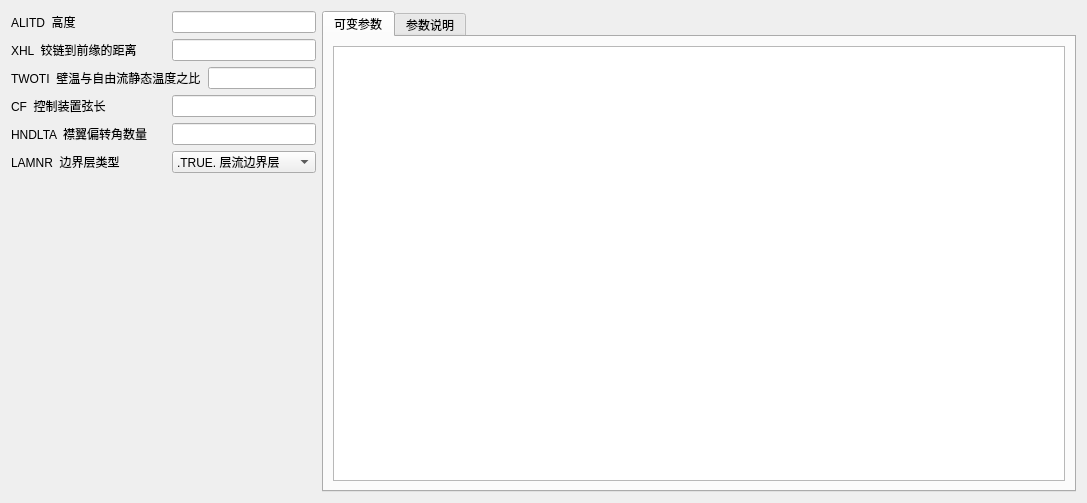
<?xml version="1.0" encoding="UTF-8"?>
<ui version="4.0">
 <class>HYPEFF</class>
 <widget class="QWidget" name="HYPEFF">
  <property name="geometry">
   <rect>
    <x>0</x>
    <y>0</y>
    <width>1087</width>
    <height>503</height>
   </rect>
  </property>
  <property name="windowTitle">
   <string>高超声速襟翼参数</string>
  </property>
  <layout class="QHBoxLayout" name="horizontalLayout">
   <item>
    <layout class="QVBoxLayout" name="verticalLayout">
     <item>
      <layout class="QHBoxLayout" name="horizontalLayout_2">
       <item>
        <widget class="QLabel" name="label_2">
         <property name="text">
          <string>ALITD  高度</string>
         </property>
        </widget>
       </item>
       <item>
        <spacer name="horizontalSpacer_2">
         <property name="orientation">
          <enum>Qt::Horizontal</enum>
         </property>
         <property name="sizeType">
          <enum>QSizePolicy::Preferred</enum>
         </property>
         <property name="sizeHint" stdset="0">
          <size>
           <width>10</width>
           <height>20</height>
          </size>
         </property>
        </spacer>
       </item>
       <item>
        <widget class="QLineEdit" name="ALITD">
         <property name="sizePolicy">
          <sizepolicy hsizetype="Preferred" vsizetype="Fixed">
           <horstretch>0</horstretch>
           <verstretch>0</verstretch>
          </sizepolicy>
         </property>
         <property name="minimumSize">
          <size>
           <width>80</width>
           <height>0</height>
          </size>
         </property>
         <property name="toolTip">
          <string> altitude | 高度 </string>
         </property>
        </widget>
       </item>
      </layout>
     </item>
     <item>
      <layout class="QHBoxLayout" name="horizontalLayout_3">
       <item>
        <widget class="QLabel" name="label_3">
         <property name="text">
          <string>XHL  铰链到前缘的距离</string>
         </property>
        </widget>
       </item>
       <item>
        <spacer name="horizontalSpacer_3">
         <property name="orientation">
          <enum>Qt::Horizontal</enum>
         </property>
         <property name="sizeType">
          <enum>QSizePolicy::Preferred</enum>
         </property>
         <property name="sizeHint" stdset="0">
          <size>
           <width>10</width>
           <height>20</height>
          </size>
         </property>
        </spacer>
       </item>
       <item>
        <widget class="QLineEdit" name="XHL">
         <property name="sizePolicy">
          <sizepolicy hsizetype="Preferred" vsizetype="Fixed">
           <horstretch>0</horstretch>
           <verstretch>0</verstretch>
          </sizepolicy>
         </property>
         <property name="minimumSize">
          <size>
           <width>80</width>
           <height>0</height>
          </size>
         </property>
         <property name="toolTip">
          <string>distance to control hinge line measured from the leading edge   | 铰链到前缘的距离  </string>
         </property>
        </widget>
       </item>
      </layout>
     </item>
     <item>
      <layout class="QHBoxLayout" name="horizontalLayout_4">
       <item>
        <widget class="QLabel" name="label_4">
         <property name="text">
          <string>TWOTI  壁温与自由流静态温度之比</string>
         </property>
        </widget>
       </item>
       <item>
        <spacer name="horizontalSpacer_4">
         <property name="orientation">
          <enum>Qt::Horizontal</enum>
         </property>
         <property name="sizeType">
          <enum>QSizePolicy::Preferred</enum>
         </property>
         <property name="sizeHint" stdset="0">
          <size>
           <width>1</width>
           <height>20</height>
          </size>
         </property>
        </spacer>
       </item>
       <item>
        <widget class="QLineEdit" name="TWOTI">
         <property name="sizePolicy">
          <sizepolicy hsizetype="Preferred" vsizetype="Fixed">
           <horstretch>0</horstretch>
           <verstretch>0</verstretch>
          </sizepolicy>
         </property>
         <property name="minimumSize">
          <size>
           <width>80</width>
           <height>0</height>
          </size>
         </property>
         <property name="toolTip">
          <string> ratio of wall temperature to the free stream static temperature | 壁温与自由流静态温度之比 </string>
         </property>
        </widget>
       </item>
      </layout>
     </item>
     <item>
      <layout class="QHBoxLayout" name="horizontalLayout_5">
       <item>
        <widget class="QLabel" name="label_5">
         <property name="text">
          <string>CF  控制装置弦长</string>
         </property>
        </widget>
       </item>
       <item>
        <spacer name="horizontalSpacer_5">
         <property name="orientation">
          <enum>Qt::Horizontal</enum>
         </property>
         <property name="sizeType">
          <enum>QSizePolicy::Preferred</enum>
         </property>
         <property name="sizeHint" stdset="0">
          <size>
           <width>10</width>
           <height>20</height>
          </size>
         </property>
        </spacer>
       </item>
       <item>
        <widget class="QLineEdit" name="CF">
         <property name="sizePolicy">
          <sizepolicy hsizetype="Preferred" vsizetype="Fixed">
           <horstretch>0</horstretch>
           <verstretch>0</verstretch>
          </sizepolicy>
         </property>
         <property name="minimumSize">
          <size>
           <width>80</width>
           <height>0</height>
          </size>
         </property>
         <property name="toolTip">
          <string> control chord length      | 控制装置弦长</string>
         </property>
        </widget>
       </item>
      </layout>
     </item>
     <item>
      <layout class="QHBoxLayout" name="horizontalLayout_6">
       <item>
        <widget class="QLabel" name="label_6">
         <property name="text">
          <string>HNDLTA  襟翼偏转角数量</string>
         </property>
        </widget>
       </item>
       <item>
        <spacer name="horizontalSpacer_6">
         <property name="orientation">
          <enum>Qt::Horizontal</enum>
         </property>
         <property name="sizeType">
          <enum>QSizePolicy::Preferred</enum>
         </property>
         <property name="sizeHint" stdset="0">
          <size>
           <width>10</width>
           <height>20</height>
          </size>
         </property>
        </spacer>
       </item>
       <item>
        <widget class="QLineEdit" name="HNDLTA">
         <property name="sizePolicy">
          <sizepolicy hsizetype="Preferred" vsizetype="Fixed">
           <horstretch>0</horstretch>
           <verstretch>0</verstretch>
          </sizepolicy>
         </property>
         <property name="minimumSize">
          <size>
           <width>80</width>
           <height>0</height>
          </size>
         </property>
         <property name="toolTip">
          <string>number of flap deflection angles （maximum of 10） |  襟翼偏转角数量     | 
</string>
         </property>
        </widget>
       </item>
      </layout>
     </item>
     <item>
      <layout class="QHBoxLayout" name="horizontalLayout_7">
       <item>
        <widget class="QLabel" name="label_7">
         <property name="text">
          <string>LAMNR  边界层类型</string>
         </property>
        </widget>
       </item>
       <item>
        <spacer name="horizontalSpacer_7">
         <property name="orientation">
          <enum>Qt::Horizontal</enum>
         </property>
         <property name="sizeType">
          <enum>QSizePolicy::Preferred</enum>
         </property>
         <property name="sizeHint" stdset="0">
          <size>
           <width>10</width>
           <height>20</height>
          </size>
         </property>
        </spacer>
       </item>
       <item>
        <widget class="QComboBox" name="comboBox_LAMNR">
         <property name="toolTip">
          <string>&lt;html&gt;&lt;head/&gt;&lt;body&gt;&lt;p&gt;=.TRUE. -boundary layer at hinge line is laminar    |  层流边界层&lt;br/&gt;=.FALSE. -boundary layer at hinge line is turbulent |  湍流边界层&lt;br/&gt;&lt;/p&gt;&lt;/body&gt;&lt;/html&gt;</string>
         </property>
         <item>
          <property name="text">
           <string>.TRUE. 层流边界层</string>
          </property>
         </item>
         <item>
          <property name="text">
           <string>.FALSE. 湍流边界层</string>
          </property>
         </item>
        </widget>
       </item>
      </layout>
     </item>
     <item>
      <spacer name="verticalSpacer">
       <property name="orientation">
        <enum>Qt::Vertical</enum>
       </property>
       <property name="sizeHint" stdset="0">
        <size>
         <width>20</width>
         <height>40</height>
        </size>
       </property>
      </spacer>
     </item>
    </layout>
   </item>
   <item>
    <widget class="QTabWidget" name="tabWidget_input">
     <property name="currentIndex">
      <number>0</number>
     </property>
     <widget class="QWidget" name="tab_4">
      <attribute name="title">
       <string>可变参数</string>
      </attribute>
      <layout class="QHBoxLayout" name="horizontalLayout_19">
       <item>
        <widget class="QTableWidget" name="tableWidget_controlAngle"/>
       </item>
      </layout>
     </widget>
     <widget class="QWidget" name="tab_3">
      <attribute name="title">
       <string>参数说明</string>
      </attribute>
      <layout class="QHBoxLayout" name="horizontalLayout_17">
       <item>
        <widget class="QTextBrowser" name="textBrowser">
         <property name="html">
          <string>&lt;!DOCTYPE HTML PUBLIC &quot;-//W3C//DTD HTML 4.0//EN&quot; &quot;http://www.w3.org/TR/REC-html40/strict.dtd&quot;&gt;
&lt;html&gt;&lt;head&gt;&lt;meta name=&quot;qrichtext&quot; content=&quot;1&quot; /&gt;&lt;style type=&quot;text/css&quot;&gt;
p, li { white-space: pre-wrap; }
&lt;/style&gt;&lt;/head&gt;&lt;body style=&quot; font-family:'SimSun'; font-size:9pt; font-weight:400; font-style:normal;&quot;&gt;
&lt;p style=&quot; margin-top:0px; margin-bottom:0px; margin-left:0px; margin-right:0px; -qt-block-indent:0; text-indent:0px;&quot;&gt;  &lt;/p&gt;
&lt;p style=&quot; margin-top:0px; margin-bottom:0px; margin-left:0px; margin-right:0px; -qt-block-indent:0; text-indent:0px;&quot;&gt;&lt;a name=&quot;readme&quot;&gt;&lt;/a&gt;    &lt;/p&gt;
&lt;p style=&quot; margin-top:18px; margin-bottom:12px; margin-left:0px; margin-right:0px; -qt-block-indent:0; text-indent:0px;&quot;&gt;&lt;a name=&quot;user-content-namelist-trnjet选项卡&quot;&gt;&lt;/a&gt;&lt;span style=&quot; font-size:xx-large; font-weight:600;&quot;&gt;N&lt;/span&gt;&lt;span style=&quot; font-size:xx-large; font-weight:600;&quot;&gt;AMELIST TRNJET选项卡&lt;/span&gt;&lt;/p&gt;
&lt;p style=&quot; margin-top:16px; margin-bottom:12px; margin-left:0px; margin-right:0px; -qt-block-indent:0; text-indent:0px;&quot;&gt;&lt;a name=&quot;user-content-transverse-jet-control-input--横向喷流控制装置的输入项&quot;&gt;&lt;/a&gt;&lt;span style=&quot; font-size:x-large; font-weight:600;&quot;&gt;t&lt;/span&gt;&lt;span style=&quot; font-size:x-large; font-weight:600;&quot;&gt;ransverse-jet control input  横向喷流控制装置的输入项&lt;/span&gt;&lt;/p&gt;
&lt;p style=&quot; margin-top:12px; margin-bottom:12px; margin-left:0px; margin-right:0px; -qt-block-indent:0; text-indent:0px;&quot;&gt;&lt;br /&gt;Input for NAMELIST TRNJET&lt;br /&gt;&lt;/p&gt;
&lt;p style=&quot; margin-top:14px; margin-bottom:12px; margin-left:0px; margin-right:0px; -qt-block-indent:0; text-indent:0px;&quot;&gt;&lt;a name=&quot;user-content-参数示意图&quot;&gt;&lt;/a&gt;&lt;span style=&quot; font-size:large; font-weight:600;&quot;&gt;参&lt;/span&gt;&lt;span style=&quot; font-size:large; font-weight:600;&quot;&gt;数示意图&lt;/span&gt;&lt;/p&gt;
&lt;p style=&quot; margin-top:12px; margin-bottom:12px; margin-left:0px; margin-right:0px; -qt-block-indent:0; text-indent:0px;&quot;&gt;&lt;img src=&quot;wiki/fig/TRNJET.png&quot; /&gt;&lt;br /&gt;&lt;/p&gt;
&lt;p style=&quot; margin-top:14px; margin-bottom:12px; margin-left:0px; margin-right:0px; -qt-block-indent:0; text-indent:0px;&quot;&gt;&lt;a name=&quot;user-content-参数表&quot;&gt;&lt;/a&gt;&lt;span style=&quot; font-size:large; font-weight:600;&quot;&gt;参&lt;/span&gt;&lt;span style=&quot; font-size:large; font-weight:600;&quot;&gt;数表&lt;/span&gt;&lt;/p&gt;
&lt;p style=&quot; margin-top:12px; margin-bottom:12px; margin-left:0px; margin-right:0px; -qt-block-indent:0; text-indent:0px;&quot;&gt;&lt;img src=&quot;wiki/fig/TRNJET-para.png&quot; /&gt;&lt;br /&gt;&lt;/p&gt;
&lt;p style=&quot; margin-top:16px; margin-bottom:12px; margin-left:0px; margin-right:0px; -qt-block-indent:0; text-indent:0px;&quot;&gt;&lt;a name=&quot;user-content-参数表-1&quot;&gt;&lt;/a&gt;&lt;span style=&quot; font-size:x-large; font-weight:600;&quot;&gt;参&lt;/span&gt;&lt;span style=&quot; font-size:x-large; font-weight:600;&quot;&gt;数表&lt;/span&gt;&lt;/p&gt;
&lt;table border=&quot;0&quot; style=&quot; margin-top:0px; margin-bottom:0px; margin-left:0px; margin-right:0px;&quot; cellspacing=&quot;2&quot; cellpadding=&quot;0&quot;&gt;&lt;thead&gt;
&lt;tr&gt;
&lt;td&gt;
&lt;p align=&quot;center&quot; style=&quot; margin-top:0px; margin-bottom:0px; margin-left:0px; margin-right:0px; -qt-block-indent:0; text-indent:0px;&quot;&gt;&lt;span style=&quot; font-weight:600;&quot;&gt;工程量&lt;/span&gt;&lt;/p&gt;&lt;/td&gt;
&lt;td&gt;
&lt;p align=&quot;center&quot; style=&quot; margin-top:0px; margin-bottom:0px; margin-left:0px; margin-right:0px; -qt-block-indent:0; text-indent:0px;&quot;&gt;&lt;span style=&quot; font-weight:600;&quot;&gt;VariableName&lt;/span&gt;&lt;/p&gt;&lt;/td&gt;
&lt;td&gt;
&lt;p style=&quot; margin-top:0px; margin-bottom:0px; margin-left:0px; margin-right:0px; -qt-block-indent:0; text-indent:0px;&quot;&gt;&lt;span style=&quot; font-weight:600;&quot;&gt;别名&lt;/span&gt;&lt;/p&gt;&lt;/td&gt;
&lt;td&gt;
&lt;p align=&quot;center&quot; style=&quot; margin-top:0px; margin-bottom:0px; margin-left:0px; margin-right:0px; -qt-block-indent:0; text-indent:0px;&quot;&gt;&lt;span style=&quot; font-weight:600;&quot;&gt;长度限制&lt;/span&gt;&lt;/p&gt;&lt;/td&gt;
&lt;td&gt;
&lt;p style=&quot; margin-top:0px; margin-bottom:0px; margin-left:0px; margin-right:0px; -qt-block-indent:0; text-indent:0px;&quot;&gt;&lt;span style=&quot; font-weight:600;&quot;&gt;Definition&lt;/span&gt;&lt;/p&gt;&lt;/td&gt;
&lt;td&gt;
&lt;p style=&quot; margin-top:0px; margin-bottom:0px; margin-left:0px; margin-right:0px; -qt-block-indent:0; text-indent:0px;&quot;&gt;&lt;span style=&quot; font-weight:600;&quot;&gt;参数说明&lt;/span&gt;&lt;/p&gt;&lt;/td&gt;&lt;/tr&gt;&lt;/thead&gt;
&lt;tr&gt;
&lt;td&gt;&lt;/td&gt;
&lt;td&gt;
&lt;p align=&quot;center&quot; style=&quot; margin-top:0px; margin-bottom:0px; margin-left:0px; margin-right:0px; -qt-block-indent:0; text-indent:0px;&quot;&gt;NT&lt;/p&gt;&lt;/td&gt;
&lt;td&gt;
&lt;p style=&quot; margin-top:0px; margin-bottom:0px; margin-left:0px; margin-right:0px; -qt-block-indent:0; text-indent:0px;&quot;&gt;时间历程值的个数&lt;/p&gt;&lt;/td&gt;
&lt;td&gt;
&lt;p align=&quot;center&quot; style=&quot; margin-top:0px; margin-bottom:0px; margin-left:0px; margin-right:0px; -qt-block-indent:0; text-indent:0px;&quot;&gt;0&lt;/p&gt;&lt;/td&gt;
&lt;td&gt;
&lt;p style=&quot; margin-top:0px; margin-bottom:0px; margin-left:0px; margin-right:0px; -qt-block-indent:0; text-indent:0px;&quot;&gt;number of time history values,maximum of 10&lt;/p&gt;&lt;/td&gt;
&lt;td&gt;
&lt;p style=&quot; margin-top:0px; margin-bottom:0px; margin-left:0px; margin-right:0px; -qt-block-indent:0; text-indent:0px;&quot;&gt;时间历史值的个数&lt;/p&gt;&lt;/td&gt;&lt;/tr&gt;
&lt;tr&gt;
&lt;td&gt;
&lt;p align=&quot;center&quot; style=&quot; margin-top:0px; margin-bottom:0px; margin-left:0px; margin-right:0px; -qt-block-indent:0; text-indent:0px;&quot;&gt;t&lt;/p&gt;&lt;/td&gt;
&lt;td&gt;
&lt;p align=&quot;center&quot; style=&quot; margin-top:0px; margin-bottom:0px; margin-left:0px; margin-right:0px; -qt-block-indent:0; text-indent:0px;&quot;&gt;TIME&lt;/p&gt;&lt;/td&gt;
&lt;td&gt;
&lt;p style=&quot; margin-top:0px; margin-bottom:0px; margin-left:0px; margin-right:0px; -qt-block-indent:0; text-indent:0px;&quot;&gt;时间历程&lt;/p&gt;&lt;/td&gt;
&lt;td&gt;
&lt;p align=&quot;center&quot; style=&quot; margin-top:0px; margin-bottom:0px; margin-left:0px; margin-right:0px; -qt-block-indent:0; text-indent:0px;&quot;&gt;10&lt;/p&gt;&lt;/td&gt;
&lt;td&gt;
&lt;p style=&quot; margin-top:0px; margin-bottom:0px; margin-left:0px; margin-right:0px; -qt-block-indent:0; text-indent:0px;&quot;&gt;time history&lt;/p&gt;&lt;/td&gt;
&lt;td&gt;
&lt;p style=&quot; margin-top:0px; margin-bottom:0px; margin-left:0px; margin-right:0px; -qt-block-indent:0; text-indent:0px;&quot;&gt;时间历史&lt;/p&gt;&lt;/td&gt;&lt;/tr&gt;
&lt;tr&gt;
&lt;td&gt;
&lt;p align=&quot;center&quot; style=&quot; margin-top:0px; margin-bottom:0px; margin-left:0px; margin-right:0px; -qt-block-indent:0; text-indent:0px;&quot;&gt;Fc&lt;/p&gt;&lt;/td&gt;
&lt;td&gt;
&lt;p align=&quot;center&quot; style=&quot; margin-top:0px; margin-bottom:0px; margin-left:0px; margin-right:0px; -qt-block-indent:0; text-indent:0px;&quot;&gt;FC&lt;/p&gt;&lt;/td&gt;
&lt;td&gt;
&lt;p style=&quot; margin-top:0px; margin-bottom:0px; margin-left:0px; margin-right:0px; -qt-block-indent:0; text-indent:0px;&quot;&gt;配平所需的控制力的时间历程&lt;/p&gt;&lt;/td&gt;
&lt;td&gt;
&lt;p align=&quot;center&quot; style=&quot; margin-top:0px; margin-bottom:0px; margin-left:0px; margin-right:0px; -qt-block-indent:0; text-indent:0px;&quot;&gt;10&lt;/p&gt;&lt;/td&gt;
&lt;td&gt;
&lt;p style=&quot; margin-top:0px; margin-bottom:0px; margin-left:0px; margin-right:0px; -qt-block-indent:0; text-indent:0px;&quot;&gt;time history of control force required to trim&lt;/p&gt;&lt;/td&gt;
&lt;td&gt;
&lt;p style=&quot; margin-top:0px; margin-bottom:0px; margin-left:0px; margin-right:0px; -qt-block-indent:0; text-indent:0px;&quot;&gt;配平所需的控制力的时间历程&lt;/p&gt;&lt;/td&gt;&lt;/tr&gt;
&lt;tr&gt;
&lt;td&gt;
&lt;p align=&quot;center&quot; style=&quot; margin-top:0px; margin-bottom:0px; margin-left:0px; margin-right:0px; -qt-block-indent:0; text-indent:0px;&quot;&gt;α∞&lt;/p&gt;&lt;/td&gt;
&lt;td&gt;
&lt;p align=&quot;center&quot; style=&quot; margin-top:0px; margin-bottom:0px; margin-left:0px; margin-right:0px; -qt-block-indent:0; text-indent:0px;&quot;&gt;ALPHA&lt;/p&gt;&lt;/td&gt;
&lt;td&gt;
&lt;p style=&quot; margin-top:0px; margin-bottom:0px; margin-left:0px; margin-right:0px; -qt-block-indent:0; text-indent:0px;&quot;&gt;姿态的时间历程&lt;/p&gt;&lt;/td&gt;
&lt;td&gt;
&lt;p align=&quot;center&quot; style=&quot; margin-top:0px; margin-bottom:0px; margin-left:0px; margin-right:0px; -qt-block-indent:0; text-indent:0px;&quot;&gt;10&lt;/p&gt;&lt;/td&gt;
&lt;td&gt;
&lt;p style=&quot; margin-top:0px; margin-bottom:0px; margin-left:0px; margin-right:0px; -qt-block-indent:0; text-indent:0px;&quot;&gt;time history of attitude&lt;/p&gt;&lt;/td&gt;
&lt;td&gt;
&lt;p style=&quot; margin-top:0px; margin-bottom:0px; margin-left:0px; margin-right:0px; -qt-block-indent:0; text-indent:0px;&quot;&gt;姿态的时间历程&lt;/p&gt;&lt;/td&gt;&lt;/tr&gt;
&lt;tr&gt;
&lt;td&gt;&lt;/td&gt;
&lt;td&gt;
&lt;p align=&quot;center&quot; style=&quot; margin-top:0px; margin-bottom:0px; margin-left:0px; margin-right:0px; -qt-block-indent:0; text-indent:0px;&quot;&gt;LAMNRJ&lt;/p&gt;&lt;/td&gt;
&lt;td&gt;
&lt;p style=&quot; margin-top:0px; margin-bottom:0px; margin-left:0px; margin-right:0px; -qt-block-indent:0; text-indent:0px;&quot;&gt;边界层时间历程&lt;/p&gt;&lt;/td&gt;
&lt;td&gt;
&lt;p align=&quot;center&quot; style=&quot; margin-top:0px; margin-bottom:0px; margin-left:0px; margin-right:0px; -qt-block-indent:0; text-indent:0px;&quot;&gt;10&lt;/p&gt;&lt;/td&gt;
&lt;td&gt;
&lt;p style=&quot; margin-top:0px; margin-bottom:0px; margin-left:0px; margin-right:0px; -qt-block-indent:0; text-indent:0px;&quot;&gt;time history of boundary layer,where&lt;br /&gt; =.TRUE. -Boundary layer is laminar at jet&lt;br /&gt; =.FALSE. -Boundary layer is turbulent at jet&lt;/p&gt;&lt;/td&gt;
&lt;td&gt;
&lt;p style=&quot; margin-top:0px; margin-bottom:0px; margin-left:0px; margin-right:0px; -qt-block-indent:0; text-indent:0px;&quot;&gt;边界层时间历程,当&lt;br /&gt; =.TRUE. -层流边界层&lt;br /&gt; =.FALSE. -湍流边界层&lt;/p&gt;&lt;/td&gt;&lt;/tr&gt;
&lt;tr&gt;
&lt;td&gt;
&lt;p align=&quot;center&quot; style=&quot; margin-top:0px; margin-bottom:0px; margin-left:0px; margin-right:0px; -qt-block-indent:0; text-indent:0px;&quot;&gt;b&lt;/p&gt;&lt;/td&gt;
&lt;td&gt;
&lt;p align=&quot;center&quot; style=&quot; margin-top:0px; margin-bottom:0px; margin-left:0px; margin-right:0px; -qt-block-indent:0; text-indent:0px;&quot;&gt;SPAN&lt;/p&gt;&lt;/td&gt;
&lt;td&gt;
&lt;p style=&quot; margin-top:0px; margin-bottom:0px; margin-left:0px; margin-right:0px; -qt-block-indent:0; text-indent:0px;&quot;&gt;流向的喷嘴宽度&lt;/p&gt;&lt;/td&gt;
&lt;td&gt;
&lt;p align=&quot;center&quot; style=&quot; margin-top:0px; margin-bottom:0px; margin-left:0px; margin-right:0px; -qt-block-indent:0; text-indent:0px;&quot;&gt;0&lt;/p&gt;&lt;/td&gt;
&lt;td&gt;
&lt;p style=&quot; margin-top:0px; margin-bottom:0px; margin-left:0px; margin-right:0px; -qt-block-indent:0; text-indent:0px;&quot;&gt;span of nozzle normal to flow direction&lt;/p&gt;&lt;/td&gt;
&lt;td&gt;
&lt;p style=&quot; margin-top:0px; margin-bottom:0px; margin-left:0px; margin-right:0px; -qt-block-indent:0; text-indent:0px;&quot;&gt;来流方向的喷嘴宽度&lt;/p&gt;&lt;/td&gt;&lt;/tr&gt;
&lt;tr&gt;
&lt;td&gt;
&lt;p align=&quot;center&quot; style=&quot; margin-top:0px; margin-bottom:0px; margin-left:0px; margin-right:0px; -qt-block-indent:0; text-indent:0px;&quot;&gt;ø&lt;/p&gt;&lt;/td&gt;
&lt;td&gt;
&lt;p align=&quot;center&quot; style=&quot; margin-top:0px; margin-bottom:0px; margin-left:0px; margin-right:0px; -qt-block-indent:0; text-indent:0px;&quot;&gt;PHE&lt;/p&gt;&lt;/td&gt;
&lt;td&gt;
&lt;p style=&quot; margin-top:0px; margin-bottom:0px; margin-left:0px; margin-right:0px; -qt-block-indent:0; text-indent:0px;&quot;&gt;喷嘴中心线相对于表面法线的倾斜角&lt;/p&gt;&lt;/td&gt;
&lt;td&gt;
&lt;p align=&quot;center&quot; style=&quot; margin-top:0px; margin-bottom:0px; margin-left:0px; margin-right:0px; -qt-block-indent:0; text-indent:0px;&quot;&gt;0&lt;/p&gt;&lt;/td&gt;
&lt;td&gt;
&lt;p style=&quot; margin-top:0px; margin-bottom:0px; margin-left:0px; margin-right:0px; -qt-block-indent:0; text-indent:0px;&quot;&gt;inclination of nozzle center line relative to an axis normal to surface&lt;/p&gt;&lt;/td&gt;
&lt;td&gt;
&lt;p style=&quot; margin-top:0px; margin-bottom:0px; margin-left:0px; margin-right:0px; -qt-block-indent:0; text-indent:0px;&quot;&gt;喷嘴中心线相对于表面法线的倾斜角&lt;/p&gt;&lt;/td&gt;&lt;/tr&gt;
&lt;tr&gt;
&lt;td&gt;
&lt;p align=&quot;center&quot; style=&quot; margin-top:0px; margin-bottom:0px; margin-left:0px; margin-right:0px; -qt-block-indent:0; text-indent:0px;&quot;&gt;Me&lt;/p&gt;&lt;/td&gt;
&lt;td&gt;
&lt;p align=&quot;center&quot; style=&quot; margin-top:0px; margin-bottom:0px; margin-left:0px; margin-right:0px; -qt-block-indent:0; text-indent:0px;&quot;&gt;ME&lt;/p&gt;&lt;/td&gt;
&lt;td&gt;
&lt;p style=&quot; margin-top:0px; margin-bottom:0px; margin-left:0px; margin-right:0px; -qt-block-indent:0; text-indent:0px;&quot;&gt;喷嘴出口马赫数&lt;/p&gt;&lt;/td&gt;
&lt;td&gt;
&lt;p align=&quot;center&quot; style=&quot; margin-top:0px; margin-bottom:0px; margin-left:0px; margin-right:0px; -qt-block-indent:0; text-indent:0px;&quot;&gt;0&lt;/p&gt;&lt;/td&gt;
&lt;td&gt;
&lt;p style=&quot; margin-top:0px; margin-bottom:0px; margin-left:0px; margin-right:0px; -qt-block-indent:0; text-indent:0px;&quot;&gt;nozzle exit mach number&lt;/p&gt;&lt;/td&gt;
&lt;td&gt;
&lt;p style=&quot; margin-top:0px; margin-bottom:0px; margin-left:0px; margin-right:0px; -qt-block-indent:0; text-indent:0px;&quot;&gt;喷嘴出口马赫数&lt;/p&gt;&lt;/td&gt;&lt;/tr&gt;
&lt;tr&gt;
&lt;td&gt;
&lt;p align=&quot;center&quot; style=&quot; margin-top:0px; margin-bottom:0px; margin-left:0px; margin-right:0px; -qt-block-indent:0; text-indent:0px;&quot;&gt;Isp&lt;/p&gt;&lt;/td&gt;
&lt;td&gt;
&lt;p align=&quot;center&quot; style=&quot; margin-top:0px; margin-bottom:0px; margin-left:0px; margin-right:0px; -qt-block-indent:0; text-indent:0px;&quot;&gt;ISP&lt;/p&gt;&lt;/td&gt;
&lt;td&gt;
&lt;p style=&quot; margin-top:0px; margin-bottom:0px; margin-left:0px; margin-right:0px; -qt-block-indent:0; text-indent:0px;&quot;&gt;射流真空比冲&lt;/p&gt;&lt;/td&gt;
&lt;td&gt;
&lt;p align=&quot;center&quot; style=&quot; margin-top:0px; margin-bottom:0px; margin-left:0px; margin-right:0px; -qt-block-indent:0; text-indent:0px;&quot;&gt;0&lt;/p&gt;&lt;/td&gt;
&lt;td&gt;
&lt;p style=&quot; margin-top:0px; margin-bottom:0px; margin-left:0px; margin-right:0px; -qt-block-indent:0; text-indent:0px;&quot;&gt;jet vacuum specific impulse&lt;/p&gt;&lt;/td&gt;
&lt;td&gt;
&lt;p style=&quot; margin-top:0px; margin-bottom:0px; margin-left:0px; margin-right:0px; -qt-block-indent:0; text-indent:0px;&quot;&gt;射流真空比冲&lt;/p&gt;&lt;/td&gt;&lt;/tr&gt;
&lt;tr&gt;
&lt;td&gt;
&lt;p align=&quot;center&quot; style=&quot; margin-top:0px; margin-bottom:0px; margin-left:0px; margin-right:0px; -qt-block-indent:0; text-indent:0px;&quot;&gt;c&lt;/p&gt;&lt;/td&gt;
&lt;td&gt;
&lt;p align=&quot;center&quot; style=&quot; margin-top:0px; margin-bottom:0px; margin-left:0px; margin-right:0px; -qt-block-indent:0; text-indent:0px;&quot;&gt;CC&lt;/p&gt;&lt;/td&gt;
&lt;td&gt;
&lt;p style=&quot; margin-top:0px; margin-bottom:0px; margin-left:0px; margin-right:0px; -qt-block-indent:0; text-indent:0px;&quot;&gt;喷嘴流量系数&lt;/p&gt;&lt;/td&gt;
&lt;td&gt;
&lt;p align=&quot;center&quot; style=&quot; margin-top:0px; margin-bottom:0px; margin-left:0px; margin-right:0px; -qt-block-indent:0; text-indent:0px;&quot;&gt;0&lt;/p&gt;&lt;/td&gt;
&lt;td&gt;
&lt;p style=&quot; margin-top:0px; margin-bottom:0px; margin-left:0px; margin-right:0px; -qt-block-indent:0; text-indent:0px;&quot;&gt;nozzle discharge coefficient&lt;/p&gt;&lt;/td&gt;
&lt;td&gt;
&lt;p style=&quot; margin-top:0px; margin-bottom:0px; margin-left:0px; margin-right:0px; -qt-block-indent:0; text-indent:0px;&quot;&gt;喷嘴流量系数&lt;/p&gt;&lt;/td&gt;&lt;/tr&gt;
&lt;tr&gt;
&lt;td&gt;
&lt;p align=&quot;center&quot; style=&quot; margin-top:0px; margin-bottom:0px; margin-left:0px; margin-right:0px; -qt-block-indent:0; text-indent:0px;&quot;&gt;γ&lt;/p&gt;&lt;/td&gt;
&lt;td&gt;
&lt;p align=&quot;center&quot; style=&quot; margin-top:0px; margin-bottom:0px; margin-left:0px; margin-right:0px; -qt-block-indent:0; text-indent:0px;&quot;&gt;GP&lt;/p&gt;&lt;/td&gt;
&lt;td&gt;
&lt;p style=&quot; margin-top:0px; margin-bottom:0px; margin-left:0px; margin-right:0px; -qt-block-indent:0; text-indent:0px;&quot;&gt;推进剂比热容比&lt;/p&gt;&lt;/td&gt;
&lt;td&gt;
&lt;p align=&quot;center&quot; style=&quot; margin-top:0px; margin-bottom:0px; margin-left:0px; margin-right:0px; -qt-block-indent:0; text-indent:0px;&quot;&gt;0&lt;/p&gt;&lt;/td&gt;
&lt;td&gt;
&lt;p style=&quot; margin-top:0px; margin-bottom:0px; margin-left:0px; margin-right:0px; -qt-block-indent:0; text-indent:0px;&quot;&gt;specific heat ratio of propellant&lt;/p&gt;&lt;/td&gt;
&lt;td&gt;
&lt;p style=&quot; margin-top:0px; margin-bottom:0px; margin-left:0px; margin-right:0px; -qt-block-indent:0; text-indent:0px;&quot;&gt;推进剂比热容比&lt;/p&gt;&lt;/td&gt;&lt;/tr&gt;
&lt;tr&gt;
&lt;td&gt;
&lt;p align=&quot;center&quot; style=&quot; margin-top:0px; margin-bottom:0px; margin-left:0px; margin-right:0px; -qt-block-indent:0; text-indent:0px;&quot;&gt;L&lt;/p&gt;&lt;/td&gt;
&lt;td&gt;
&lt;p align=&quot;center&quot; style=&quot; margin-top:0px; margin-bottom:0px; margin-left:0px; margin-right:0px; -qt-block-indent:0; text-indent:0px;&quot;&gt;LFP&lt;/p&gt;&lt;/td&gt;
&lt;td&gt;
&lt;p style=&quot; margin-top:0px; margin-bottom:0px; margin-left:0px; margin-right:0px; -qt-block-indent:0; text-indent:0px;&quot;&gt;喷嘴前缘距&lt;/p&gt;&lt;/td&gt;
&lt;td&gt;
&lt;p align=&quot;center&quot; style=&quot; margin-top:0px; margin-bottom:0px; margin-left:0px; margin-right:0px; -qt-block-indent:0; text-indent:0px;&quot;&gt;0&lt;/p&gt;&lt;/td&gt;
&lt;td&gt;
&lt;p style=&quot; margin-top:0px; margin-bottom:0px; margin-left:0px; margin-right:0px; -qt-block-indent:0; text-indent:0px;&quot;&gt;distance of nozzle from plate leading edge&lt;/p&gt;&lt;/td&gt;
&lt;td&gt;
&lt;p style=&quot; margin-top:0px; margin-bottom:0px; margin-left:0px; margin-right:0px; -qt-block-indent:0; text-indent:0px;&quot;&gt;喷嘴前缘距&lt;/p&gt;&lt;/td&gt;&lt;/tr&gt;&lt;/table&gt;
&lt;p style=&quot; margin-top:0px; margin-bottom:0px; margin-left:0px; margin-right:0px; -qt-block-indent:0; text-indent:0px;&quot;&gt;  &lt;/p&gt;&lt;/body&gt;&lt;/html&gt;</string>
         </property>
        </widget>
       </item>
      </layout>
     </widget>
    </widget>
   </item>
  </layout>
  <action name="actionDeleteRow">
   <property name="icon">
    <iconset resource="card_ico.qrc">
     <normaloff>:/cardIco/rc_card/icos/DeletedIcon.ico</normaloff>:/cardIco/rc_card/icos/DeletedIcon.ico</iconset>
   </property>
   <property name="text">
    <string>删除行</string>
   </property>
   <property name="toolTip">
    <string>删除一行</string>
   </property>
  </action>
  <action name="actionAddRow">
   <property name="icon">
    <iconset resource="card_ico.qrc">
     <normaloff>:/cardIco/rc_card/icos/AddedIcon.ico</normaloff>:/cardIco/rc_card/icos/AddedIcon.ico</iconset>
   </property>
   <property name="text">
    <string>增加行</string>
   </property>
   <property name="toolTip">
    <string>新增行</string>
   </property>
  </action>
 </widget>
 <resources>
  <include location="card_ico.qrc"/>
 </resources>
 <connections/>
</ui>
